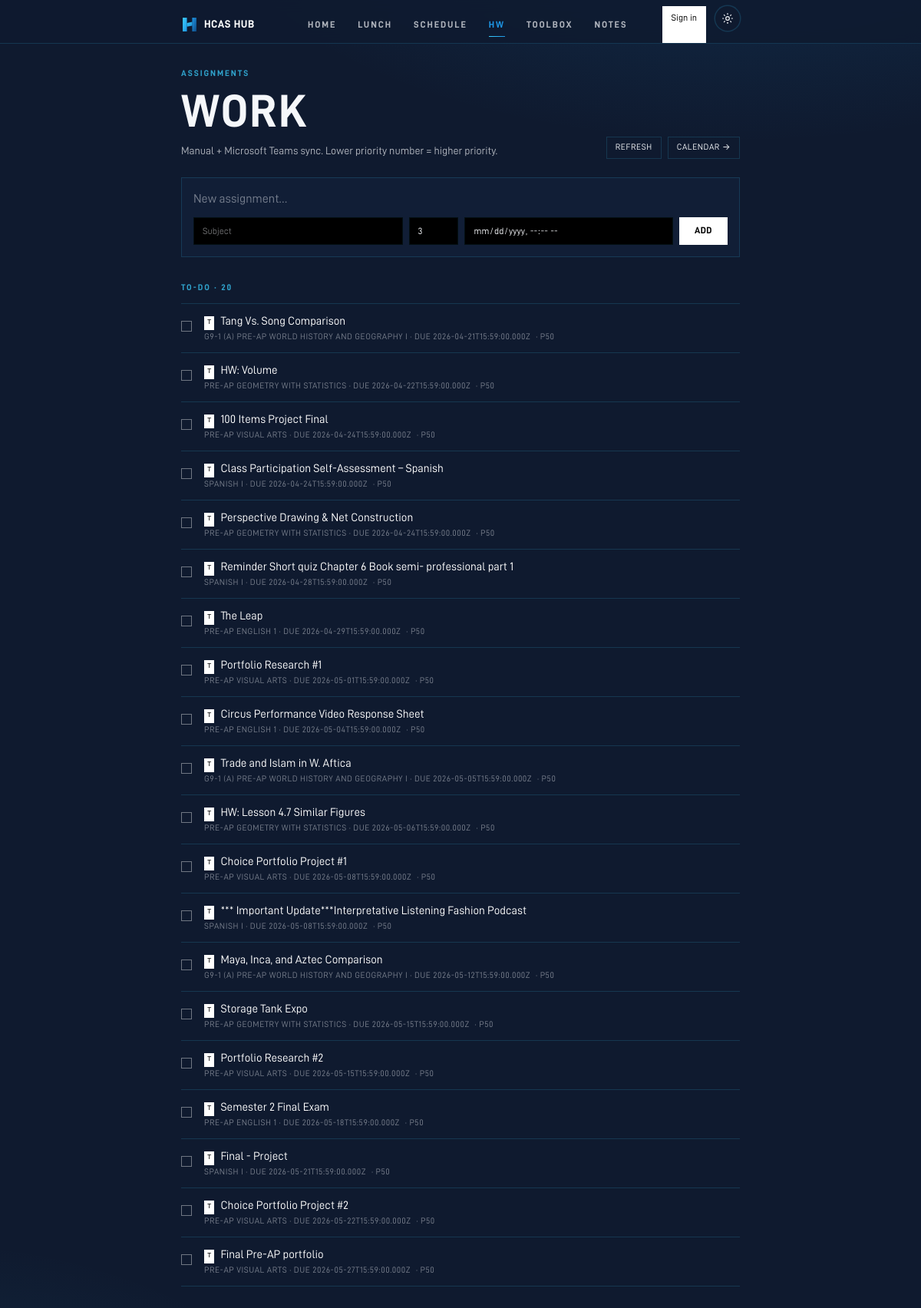
/assignments, run on an earlier commit of the app's database.
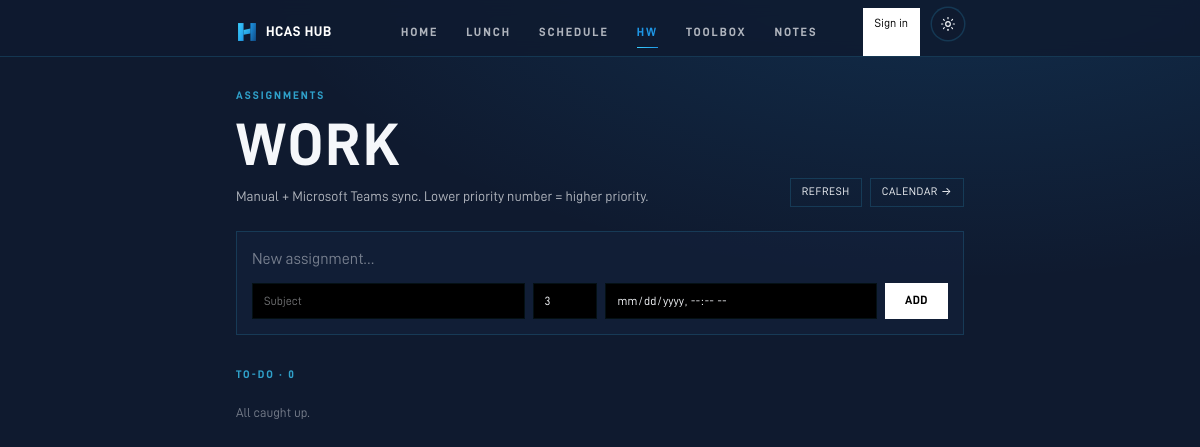
And on a later commit of the database.
### tables this page shows
CREATE TABLE assignments (
            id INTEGER PRIMARY KEY AUTOINCREMENT,
            title TEXT NOT NULL,
            subject TEXT,
            due_at TEXT,
            done INTEGER NOT NULL DEFAULT 0,
            priority INTEGER DEFAULT 99,
            created_at TEXT NOT NULL DEFAULT (datetime('now'))
        , source TEXT DEFAULT 'manual', external_id TEXT, updated_at TEXT, user_id TEXT);

### main.py (the view)
@app.get("/assignments", response_class=HTMLResponse)
def assignments(request: Request):
    user = auth.current_user(request)
    uid = user["id"] if user else None
    rows = db.list_assignments(uid)
    sig = "|".join(f"{r['id']}:{r['done']}:{r['title']}:{r.get('due_at') or ''}" for r in rows)
    return render(request, "assignments.html", active="assignments",
                  assignments=rows, assignments_sig=sig)

### templates/assignments.html (shortened to what this page needs)
{% extends "base.html" %}
{% block content %}
<div class="pt-2 pb-6 flex items-end justify-between gap-4">
  <div>
    <div class="eyebrow mb-3">Assignments</div>
    <h1 class="display text-[44px] sm:text-[60px]">Work</h1>
    <p class="mt-3 text-[14px] text-ink-soft">Manual + Microsoft Teams sync. Lower priority number = higher priority.</p>
  </div>
  <div class="flex items-center gap-2 shrink-0">
    <button id="sync-refresh" type="button"
            class="hairline px-3 py-1.5 text-[11px] uppercase tracking-wider hover:bg-paper-soft">
      Refresh
    </button>
    <a href="/calendar" class="hairline px-3 py-1.5 text-[11px] uppercase tracking-wider hover:bg-paper-soft">Calendar →</a>
  </div>
</div>
<form method="post" action="/assignments/add" class="hairline p-4 mb-8 space-y-3 bg-paper-soft/40">
  <input name="title" required placeholder="New assignment…"
         class="w-full bg-transparent text-[16px] placeholder-ink-mute focus:outline-none" />
  <div class="flex flex-wrap gap-2">
    <input name="subject" placeholder="Subject" class="flex-1 min-w-[120px] bg-black hairline-soft px-3 py-2 text-[12px] placeholder-ink-mute focus:outline-none" />
    <input name="priority" type="number" min="1" max="99" value="3" class="w-16 bg-black hairline-soft px-3 py-2 text-[12px] focus:outline-none" />
    <input name="due_at" type="datetime-local" class="flex-1 min-w-[160px] bg-black hairline-soft px-3 py-2 text-[12px] focus:outline-none" />
    <button class="px-5 py-2 bg-white text-black display text-[12px] tracking-wider hover:bg-ink-soft transition">Add</button>
  </div>
</form>
{% set open = assignments | rejectattr('done') | list %}
{% set done = assignments | selectattr('done') | list %}
<section>
  <h2 class="eyebrow mb-3">To-do · {{ open|length }}</h2>
  {% if open %}
    <ul class="border-t border-line">
      {% for a in open %}
      <li class="border-b border-line py-3 flex items-start gap-4 group">
        <form method="post" action="/assignments/{{ a.id }}/toggle" class="mt-1.5">
          <button type="submit" class="w-3.5 h-3.5 border border-white/40 hover:border-white hover:bg-paper-tint transition" title="Mark done"></button>
        </form>
        <div class="flex-1 min-w-0">
          <div class="flex items-start gap-2">
            {% if a.source == 'teams' %}
              <span class="text-[9px] font-mono mt-1 px-1 py-0.5 bg-white text-black shrink-0" title="Synced from Microsoft Teams">T</span>
            {% endif %}
            <div class="text-[15px] text-white truncate">{{ a.title }}</div>
          </div>
          <div class="text-[11px] text-ink-mute uppercase tracking-wider">
            {% if a.subject %}{{ a.subject }}{% endif %}{% if a.due_at %}{% if a.subject %} · {% endif %}due {{ a.due_at }}{% endif %}
            <span class="ml-1">· P{{ a.priority }}</span>
          </div>
        </div>
        <form method="post" action="/assignments/{{ a.id }}/delete">
        </form>
      </li>
      {% endfor %}
    </ul>
  {% else %}
    <p class="text-[13px] text-ink-mute py-2">All caught up.</p>
  {% endif %}
</section>
{% endblock %}

What changed in the data, as far as the page shows it:
removed assignments: source "T", title "Tang Vs. Song Comparison", subject "G9-1 (A) PRE-AP WORLD HISTORY AND GEOGRAPHY I", due_at "2026-04-21T15:59:00.000Z", priority "50"
removed assignments: source "T", title "HW: Volume", subject "PRE-AP GEOMETRY WITH STATISTICS", due_at "2026-04-22T15:59:00.000Z", priority "50"
removed assignments: source "T", title "100 Items Project Final", subject "PRE-AP VISUAL ARTS", due_at "2026-04-24T15:59:00.000Z", priority "50"
removed assignments: source "T", title "Class Participation Self-Assessment – Spanish", subject "SPANISH I", due_at "2026-04-24T15:59:00.000Z", priority "50"
removed assignments: source "T", title "Perspective Drawing & Net Construction", subject "PRE-AP GEOMETRY WITH STATISTICS", due_at "2026-04-24T15:59:00.000Z", priority "50"
removed assignments: source "T", title "Reminder Short quiz Chapter 6 Book semi- professional part 1", subject "SPANISH I", due_at "2026-04-28T15:59:00.000Z", priority "50"
removed assignments: source "T", title "The Leap", subject "PRE-AP ENGLISH 1", due_at "2026-04-29T15:59:00.000Z", priority "50"
removed assignments: source "T", title "Portfolio Research #1", subject "PRE-AP VISUAL ARTS", due_at "2026-05-01T15:59:00.000Z", priority "50"
removed assignments: source "T", title "Circus Performance Video Response Sheet", subject "PRE-AP ENGLISH 1", due_at "2026-05-04T15:59:00.000Z", priority "50"
removed assignments: source "T", title "Trade and Islam in W. Aftica", subject "G9-1 (A) PRE-AP WORLD HISTORY AND GEOGRAPHY I", due_at "2026-05-05T15:59:00.000Z", priority "50"
removed assignments: source "T", title "HW: Lesson 4.7 Similar Figures", subject "PRE-AP GEOMETRY WITH STATISTICS", due_at "2026-05-06T15:59:00.000Z", priority "50"
removed assignments: source "T", title "Choice Portfolio Project #1", subject "PRE-AP VISUAL ARTS", due_at "2026-05-08T15:59:00.000Z", priority "50"
removed assignments: source "T", title "*** Important Update***Interpretative Listening Fashion Podcast", subject "SPANISH I", due_at "2026-05-08T15:59:00.000Z", priority "50"
removed assignments: source "T", title "Maya, Inca, and Aztec Comparison", subject "G9-1 (A) PRE-AP WORLD HISTORY AND GEOGRAPHY I", due_at "2026-05-12T15:59:00.000Z", priority "50"
removed assignments: source "T", title "Storage Tank Expo", subject "PRE-AP GEOMETRY WITH STATISTICS", due_at "2026-05-15T15:59:00.000Z", priority "50"
removed assignments: source "T", title "Portfolio Research #2", subject "PRE-AP VISUAL ARTS", due_at "2026-05-15T15:59:00.000Z", priority "50"
removed assignments: source "T", title "Semester 2 Final Exam", subject "PRE-AP ENGLISH 1", due_at "2026-05-18T15:59:00.000Z", priority "50"
removed assignments: source "T", title "Final - Project", subject "SPANISH I", due_at "2026-05-21T15:59:00.000Z", priority "50"
removed assignments: source "T", title "Choice Portfolio Project #2", subject "PRE-AP VISUAL ARTS", due_at "2026-05-22T15:59:00.000Z", priority "50"
removed assignments: source "T", title "Final Pre-AP portfolio", subject "PRE-AP VISUAL ARTS", due_at "2026-05-27T15:59:00.000Z", priority "50"
Also different on the page:
{{ open|length }}: "20" → "0"
text now shown: "All caught up."
